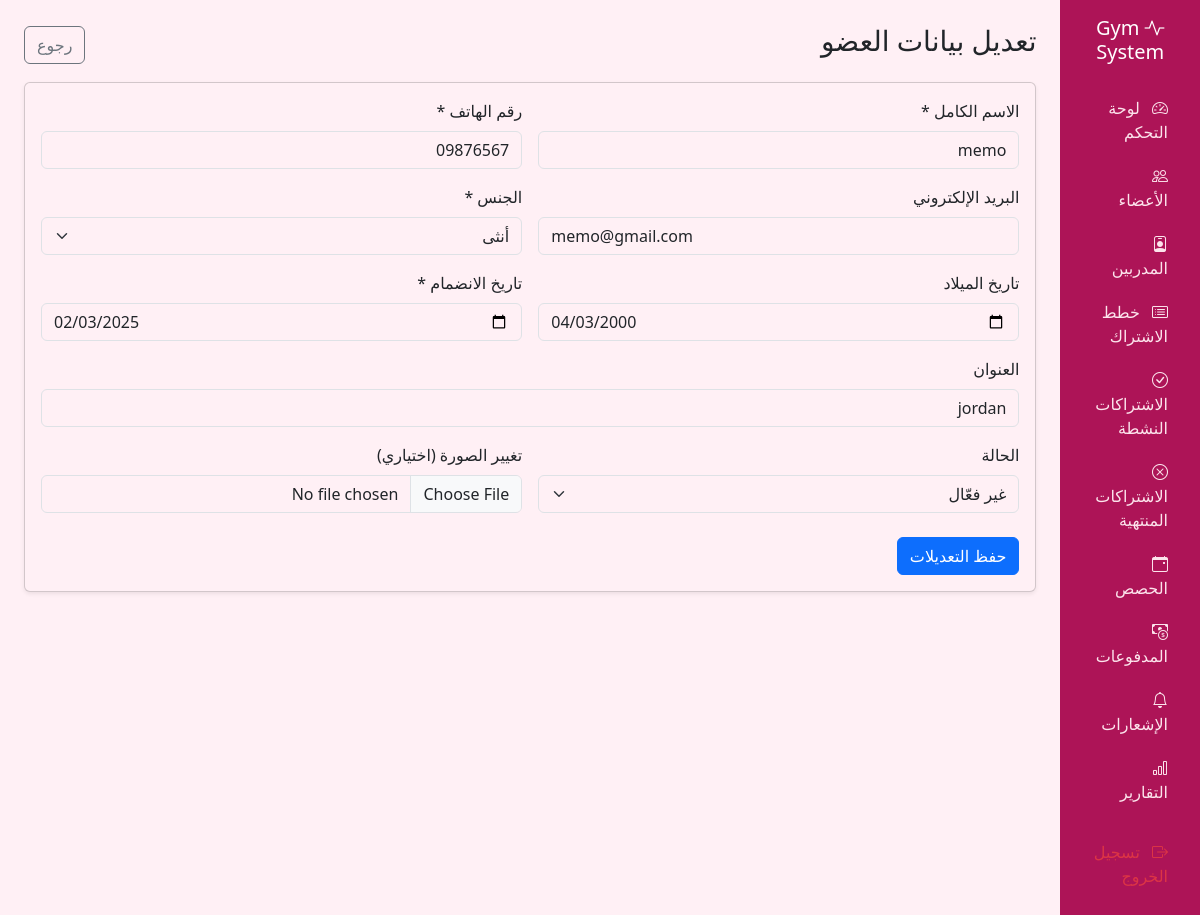
Screenshot of /Editmember.php?id=4 (signed in) with the database file from the repository.
### tables this page shows
CREATE TABLE IF NOT EXISTS `members` (
  `member_id` int NOT NULL AUTO_INCREMENT,
  `full_name` varchar(100) NOT NULL,
  `phone` varchar(20) NOT NULL,
  `email` varchar(100) DEFAULT NULL,
  `gender` enum('male','female') NOT NULL,
  `birth_date` date DEFAULT NULL,
  `address` varchar(255) DEFAULT NULL,
  `photo` varchar(255) DEFAULT NULL,
  `join_date` date NOT NULL,
  `status` enum('active','inactive') NOT NULL DEFAULT 'active',
  `created_at` timestamp NULL DEFAULT CURRENT_TIMESTAMP,
  PRIMARY KEY (`member_id`)
);

### includes/functions.php (called while the page is built)
<?php
function e($text) {
    return htmlspecialchars($text ?? '', ENT_QUOTES, 'UTF-8');
}

### Editmember.php (the view, shortened to what this page needs)
<?php
require_once 'config/db.php';
require_once 'includes/functions.php';
$id = (int)($_GET['id'] ?? 0);
$stmt = $pdo->prepare("SELECT * FROM Members WHERE member_id = ?");
$stmt->execute([$id]);
$member = $stmt->fetch();
$data = [
    'full_name'  => $member['full_name'],
    'phone'      => $member['phone'],
    'email'      => $member['email'] ?? '',
    'gender'     => $member['gender'],
    'birth_date' => $member['birth_date'] ?? '',
    'address'    => $member['address'] ?? '',
    'join_date'  => $member['join_date'],
    'status'     => $member['status'],
];
include 'includes/header.php';
include 'includes/sidebar.php';
?>
<div class="d-flex justify-content-between align-items-center mb-3">
    <h3>تعديل بيانات العضو</h3>
    <a href="Members.php" class="btn btn-outline-secondary">رجوع</a>
</div>
<div class="card shadow-sm">
    <div class="card-body">
        <form method="POST" enctype="multipart/form-data" novalidate>
            <div class="row g-3">
                <div class="col-md-6">
                    <label class="form-label">الاسم الكامل *</label>
                    <input type="text" name="full_name" class="form-control" value="<?= e($data['full_name']) ?>">
                </div>
                <div class="col-md-6">
                    <label class="form-label">رقم الهاتف *</label>
                    <input type="text" name="phone" class="form-control" value="<?= e($data['phone']) ?>">
                </div>
                <div class="col-md-6">
                    <label class="form-label">البريد الإلكتروني</label>
                    <input type="email" name="email" class="form-control" value="<?= e($data['email']) ?>">
                </div>
                <div class="col-md-6">
                    <label class="form-label">الجنس *</label>
                    <select name="gender" class="form-select">
                        <option value="female" <?= $data['gender'] === 'female' ? 'selected' : '' ?>>أنثى</option>
                    </select>
                </div>
                <div class="col-md-6">
                    <label class="form-label">تاريخ الميلاد</label>
                    <input type="date" name="birth_date" class="form-control" value="<?= e($data['birth_date']) ?>">
                </div>
                <div class="col-md-6">
                    <label class="form-label">تاريخ الانضمام *</label>
                    <input type="date" name="join_date" class="form-control" value="<?= e($data['join_date']) ?>">
                </div>
                <div class="col-md-12">
                    <label class="form-label">العنوان</label>
                    <input type="text" name="address" class="form-control" value="<?= e($data['address']) ?>">
                </div>
                <div class="col-md-6">
                    <label class="form-label">الحالة</label>
                    <select name="status" class="form-select">
                        <option value="inactive" <?= $data['status'] === 'inactive' ? 'selected' : '' ?>>غير فعّال</option>
                    </select>
                </div>
                <div class="col-md-6">
                    <label class="form-label">تغيير الصورة (اختياري)</label>
                    <input type="file" name="photo" class="form-control" accept=".jpg,.jpeg,.png">
                </div>
            </div>
            <button type="submit" class="btn btn-primary mt-4">حفظ التعديلات</button>
        </form>
    </div>
</div>
<?php include 'includes/footer.php'; ?>

### assets/css/style.css (style rules this page uses)
body { --bs-body-bg: #fff0f5; background-color: #fff0f5 !important; }

### rows the page displays
members: full_name "memo", phone "09876567", email "memo@gmail.com", gender "أنثى", birth_date "04/03/2000", join_date "02/03/2025", address "jordan", status "غير فعّال"
